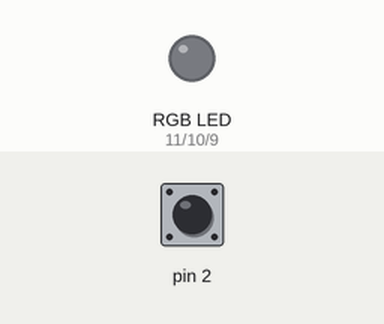
This sketch was run on a simulated Arduino Uno, built with avr-gcc and run on an emulated ATmega328P. Parts: an RGB LED mixed from three pins (HIGH = lit). Inputs (shaded band) come from the test bench; at power-on: pin 2 HIGH. Dim RGB values are drawn brighter than linear; random numbers use the default seed unless the sketch sets one.

Above: at 1.2 s.
1.3 s: pin 2 pulled LOW for 1 s
At 2.9 s:
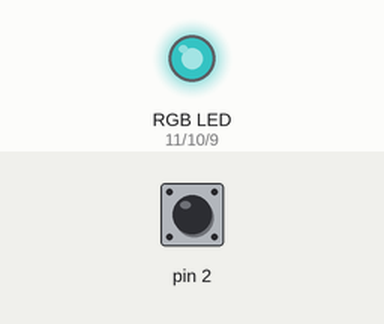
3.8 s: pin 2 pulled LOW for 0.15 s
At 4.2 s:
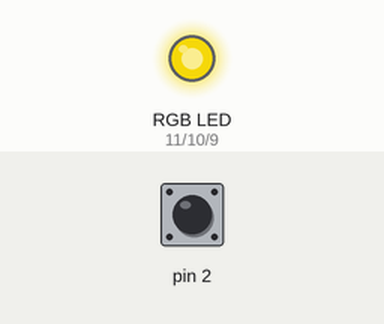
5.4 s: pin 2 pulled LOW for 0.15 s
At 6.6 s:
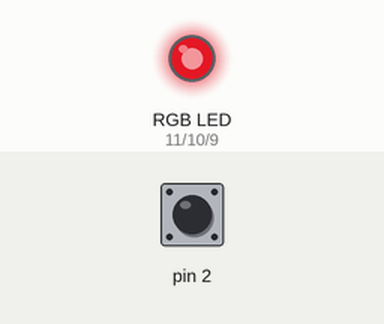
7.0 s: pin 2 pulled LOW for 3.2 s
At 11.2 s:
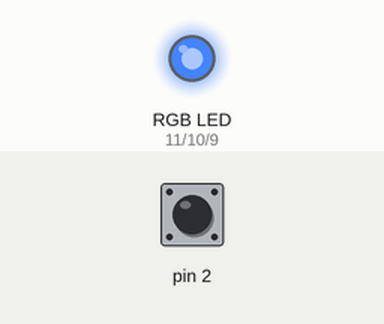
11.7 s: pin 2 pulled LOW for 0.15 s
At 12.6 s:
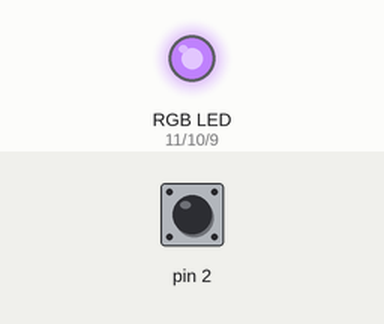
13.3 s: pin 2 pulled LOW for 1 s
At 14.4 s:
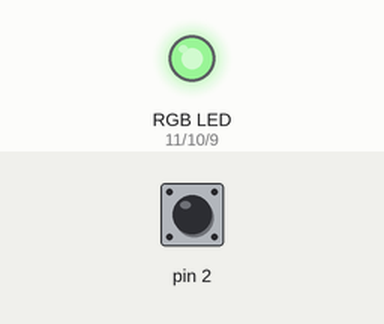
Timing chart, 0 to 16.3 s (numbered marks = the images above; inputs shaded):
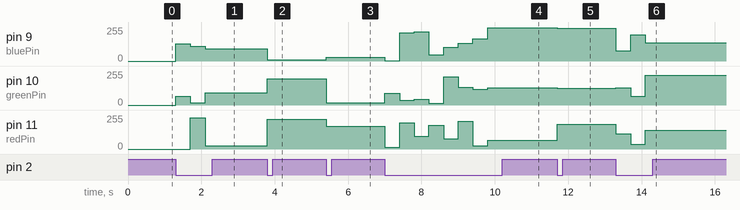

Measured:
- after the input at 1.3 s, pin 9 (bluePin): 0/255 → 130/255 at once, → 112/255 0.40 s later, → 91/255 0.40 s later; pin 10 (greenPin): 0/255 → 67/255 at once, → 16/255 0.40 s later, → 91/255 0.40 s later; pin 11 (redPin): 0/255 → 234/255 after 0.40 s, → 24/255 0.40 s later
- after the input at 3.8 s, pin 9 (bluePin): 91/255 → 9/255 at once; pin 10 (greenPin): 91/255 → 196/255 at once; pin 11 (redPin): 24/255 → 222/255 at once
- after the input at 5.4 s, pin 9 (bluePin): 9/255 → 27/255 at once; pin 10 (greenPin): 196/255 → 17/255 at once; pin 11 (redPin): 222/255 → 169/255 at once
- after the input at 7.0 s, pin 9 (bluePin): 27/255 → 3/255 at once, → 213/255 0.40 s later, → 220/255 0.40 s later, → 47/255 0.40 s later, … (8 changes in this stretch); pin 10 (greenPin): 17/255 → 87/255 at once, → 34/255 0.40 s later, → 45/255 0.40 s later, → 13/255 0.40 s later, … (8 changes in this stretch)
- after the input at 11.7 s, pin 9 (bluePin): 251/255 → 247/255 at once; pin 10 (greenPin): 131/255 → 126/255 at once; pin 11 (redPin): 67/255 → 187/255 at once
- after the input at 13.3 s, pin 9 (bluePin): 247/255 → 77/255 at once, → 196/255 0.40 s later, → 136/255 0.40 s later; pin 10 (greenPin): 126/255 → 129/255 at once, → 67/255 0.40 s later, → 223/255 0.40 s later; pin 11 (redPin): 187/255 → 114/255 at once, → 37/255 0.40 s later, → 139/255 0.40 s later

The sketch:

sketch_jan17a.ino
```cpp
// (licence header left out)
const int redPin   = 11;
const int greenPin = 10;
const int bluePin  = 9;

void setup() {
  pinMode(redPin, OUTPUT);
  pinMode(greenPin, OUTPUT);
  pinMode(bluePin, OUTPUT);

  // Push button digital pin
  pinMode(2, INPUT_PULLUP);

  // Seed the random number generator for better randomisation
  randomSeed(analogRead(0));
}

void loop() {
  //randCol();
  //delay(1000);

  int buttonVal = digitalRead(2);

  if (buttonVal == LOW) {
    randCol();
    delay(400);
  }
}

/*
  setCol(int, int, int) - Set a specific RGB colour
*/
void setCol(int r, int g, int b) {
  analogWrite(redPin, r);
  analogWrite(greenPin, g);
  analogWrite(bluePin, b);
}

void randCol() {
  int r = random(0, 256);
  int g = random(0, 256);
  int b = random(0, 256);
  setCol(r, g, b);
}
```
